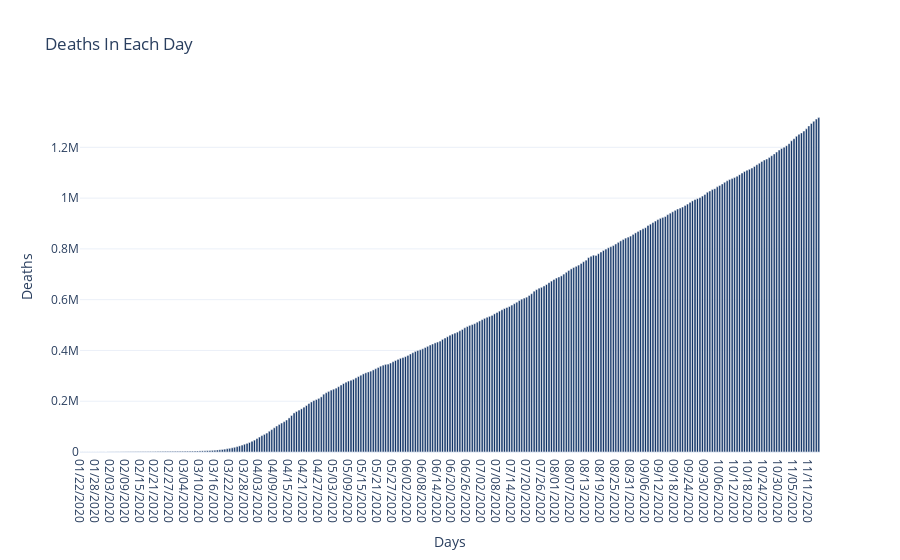

Notebook code for this chart:
### Code cell
fig = go.Figure(go.Bar(
            x=data_over_time['ObservationDate'],
            y=data_over_time['Deaths'],
    marker_color='rgb(13,48,100)'
           ))
fig.update_layout(
    title='Deaths In Each Day',
    template='plotly_white',
     xaxis_title="Days",
    yaxis_title="Deaths",
)
fig.show()

### Figure 1 — Plotly figure (JSON) as saved in the notebook; plotly's stock layout.template omitted (floating-point values rounded to 4 significant figures; data arrays with more than 128 entries replaced by an {"elided": "..."} marker saying what was removed)
{"data": [{"marker": {"color": "rgb(13,48,100)"}, "type": "bar", "x": {"elided": "299 str values"}, "y": {"elided": "299 int values"}}], "layout": {"title": {"text": "Deaths In Each Day"}, "xaxis": {"title": {"text": "Days"}}, "yaxis": {"title": {"text": "Deaths"}}}}
